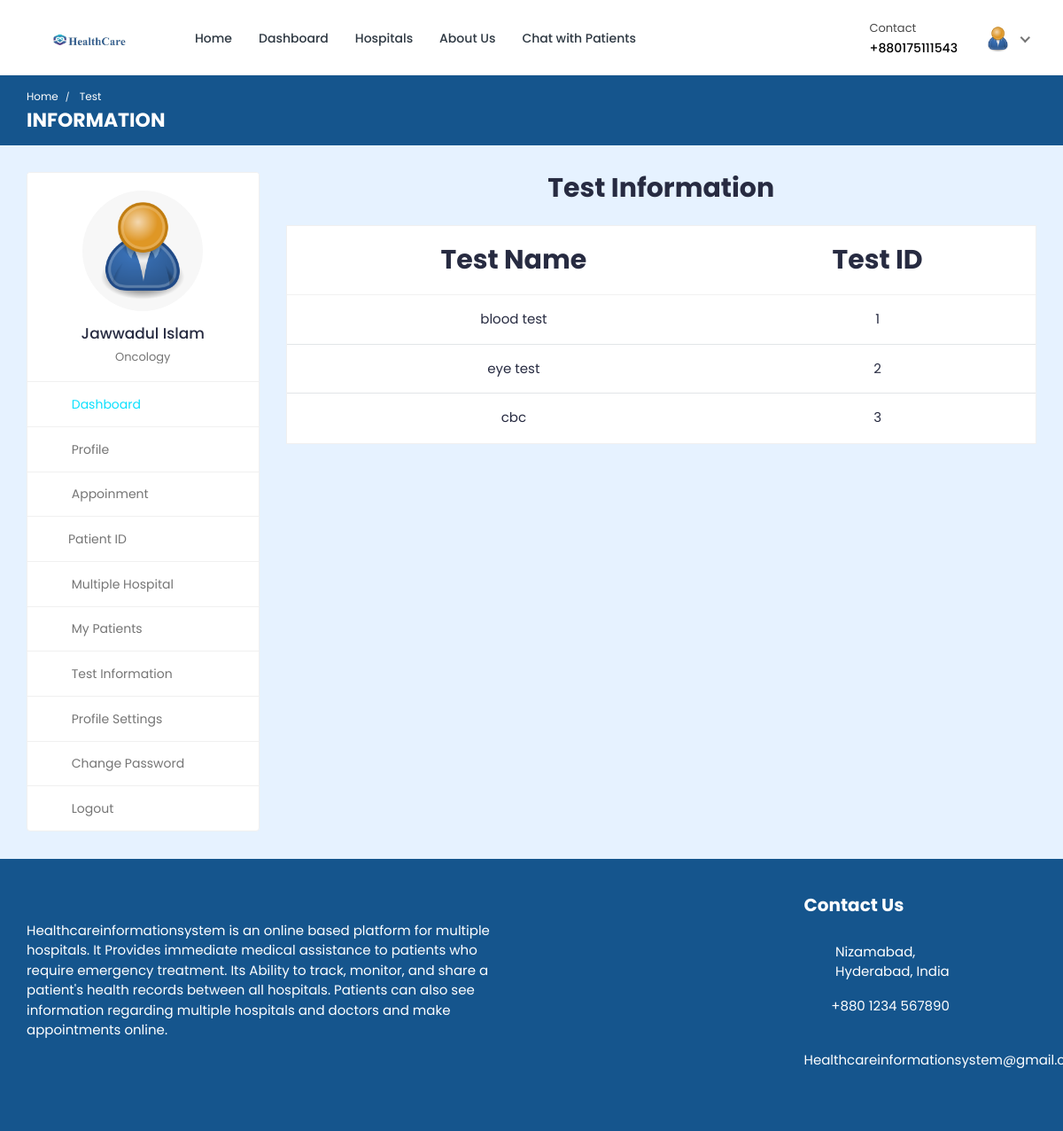
The page /doctor/doctor-test-list/ (signed in) on the database its author committed.
### doctor/models.py (models this page shows, shortened)
class Doctor_Information(models.Model):
    DOCTOR_TYPE = (
        ('Cardiologists', 'Cardiologists'),
        ('Neurologists', 'Neurologists'),
        ('Pediatricians', 'Pediatricians'),
        ('Physiatrists', 'Physiatrists'),
        ('Dermatologists', 'Dermatologists'),
    )
    doctor_id = models.AutoField(primary_key=True)
    user = models.OneToOneField(User, on_delete=models.CASCADE, null=True, blank=True, related_name='profile')
    name = models.CharField(max_length=200, null=True, blank=True)
    username = models.CharField(max_length=200, null=True, blank=True)
    gender = models.CharField(max_length=200, null=True, blank=True)
    description = models.TextField(max_length=1000, null=True, blank=True)
    department = models.CharField(max_length=200, choices=DOCTOR_TYPE, null=True, blank=True)
    department_name = models.ForeignKey(hospital_department, on_delete=models.SET_NULL, null=True, blank=True)
    specialization = models.ForeignKey(specialization, on_delete=models.SET_NULL, null=True, blank=True)
    featured_image = models.ImageField(upload_to='doctors/', default='doctors/user-default.png', null=True, blank=True)
    certificate_image = models.ImageField(upload_to='doctors_certificate/', default='doctors_certificate/default.png', null=True, blank=True)
    email = models.EmailField(max_length=200, null=True, blank=True)
    phone_number = models.CharField(max_length=200, null=True, blank=True)
    nid = models.CharField(max_length=200, null=True, blank=True)
    visiting_hour = models.CharField(max_length=200, null=True, blank=True)
    consultation_fee = models.IntegerField(null=True, blank=True)
    report_fee = models.IntegerField(null=True, blank=True)
    dob = models.CharField(max_length=200, null=True, blank=True)
    institute = models.CharField(max_length=200, null=True, blank=True)
    degree = models.CharField(max_length=200, null=True, blank=True)
    completion_year = models.CharField(max_length=200, null=True, blank=True)
    work_place = models.CharField(max_length=200, null=True, blank=True)
    designation = models.CharField(max_length=200, null=True, blank=True)
    start_year = models.CharField(max_length=200, null=True, blank=True)
    end_year = models.CharField(max_length=200, null=True, blank=True)
    register_status =  models.CharField(max_length=200, null=True, blank=True)
    hospital_name = models.ForeignKey(Hospital_Information, on_delete=models.SET_NULL, null=True, blank=True)

### hospital_admin/models.py (models this page shows, shortened)
class specialization(models.Model):
    specialization_id = models.AutoField(primary_key=True)
    specialization_name = models.CharField(max_length=200, null=True, blank=True)
    hospital = models.ForeignKey(Hospital_Information, on_delete=models.CASCADE, null=True, blank=True)

class Test_Information(models.Model):
    test_id = models.AutoField(primary_key=True)
    test_name = models.CharField(max_length=200, null=True, blank=True)
    test_price = models.CharField(max_length=200, null=True, blank=True)

### doctor/views.py (the view)
# urls.py: path('doctor-test-list/', views.doctor_test_list, name='doctor-test-list'),
@csrf_exempt
@login_required(login_url="login")
def doctor_test_list(request):
    if request.user.is_authenticated and request.user.is_doctor:
        doctor = Doctor_Information.objects.get(user=request.user)
        tests = Test_Information.objects.all
        context = {'doctor': doctor, 'tests': tests}
        return render(request, 'doctor-test-list.html', context)
    elif request.user.is_authenticated and request.user.is_patient:
        patient = Patient.objects.get(user=request.user)
        tests = Test_Information.objects.all
        context = {'patient': patient, 'tests': tests}
        return render(request, 'doctor-test-list.html', context)
    else:
        logout(request)
        messages.info(request, 'Not Authorized')
        return render(request, 'doctor-login.html')

### templates/doctor-test-list.html (shortened to what this page needs)
{% load static %}
<!DOCTYPE html>
<html lang="en">
  <head>
    <link
      rel="stylesheet"
      href="{% static 'HealthStack-System/css/Normal/bootstrap.min.css' %}"
    />
    <link
      rel="stylesheet"
      href="{% static 'HealthStack-System/plugins/Normal/fontawesome/css/fontawesome.min.css' %}"
    />
    <link
      rel="stylesheet"
      href="{% static 'HealthStack-System/plugins/Normal/fontawesome/css/all.min.css' %}"
    />
    <link
      rel="stylesheet"
      href="{% static 'HealthStack-System/css/Normal/style.css' %}"
    />
  </head>
  <body>
  {% if user.is_authenticated %}
    <div class="main-wrapper">
      <header class="header">
				{% if user.is_authenticated and user.is_doctor %}
				{% include 'doctor-navbar.html' %}
				{% endif %}
      </header>
      <div class="breadcrumb-bar">
        <div class="container-fluid">
          <div class="row align-items-center">
            <div class="col-md-12 col-12">
              <nav aria-label="breadcrumb" class="page-breadcrumb">
                <ol class="breadcrumb">
									{% if user.is_authenticated and user.is_doctor %}
									<li class="breadcrumb-item"><a href="{% url 'doctor-dashboard' %}">Home</a></li>
									{% endif %}
                  <li class="breadcrumb-item active" aria-current="page">
                    Test
                  </li>
                </ol>
              </nav>
              <h2 class="breadcrumb-title">INFORMATION</h2>
            </div>
          </div>
        </div>
      </div>
      <div class="content">
        <div class="container-fluid">
          <div class="row">
            <div class="col-md-5 col-lg-4 col-xl-3 theiaStickySidebar">
              <div>
								{% if user.is_authenticated and user.is_doctor %}
								{% include 'doctor-sidebar.html' %}
								{% endif %}
              </div>
            </div>
            <div class="col-md-7 col-lg-8 col-xl-9">
              <div class="row">
                <div class="col-md-12">
                  <h2 class="mb-4 text-center"><b>Test Information</b></h2>
                  <div class="appointment-tab">
                      <div class="tab-pane" id="today-appointments">
                        <div class="card card-table mb-0">
                          <div class="card-body">
                            <div class="table-responsive">
                              <table
                                class="table table-hover table-center mb-0 text-center"
                              >
                                <thead style="font-size: 30px;">
                                  <tr>
                                    <th>Test Name</th>
                                    <th>Test ID</th>
                                  </tr>
                                </thead>
                                <tbody>
                                  {% for t in tests %}
                                  <tr>
                                    <td> {{t.test_name}}</td>
                                    <td>{{t.test_id}}</td>
                                  </tr>
                                  {% endfor %}
                                </tbody>
                              </table>
                            </div>
                          </div>
                        </div>
                      </div>
                    </div>
                  </div>
                </div>
              </div>
            </div>
          </div>
        </div>
      </div>
      {% include 'footer.html' %}
  {% else %}
  <p> You are not logged in </p>
  {% endif %}
  </body>
</html>

### templates/doctor-navbar.html (shortened to what this page needs)
{% load static %}
<nav class="navbar navbar-expand-lg header-nav">
  <div class="navbar-header">
    <a href="{% url 'hospital_home'%}" class="navbar-brand logo">
      <img
        src="{% static 'HealthStack-System/images/Normal/logo.jpg' %}"
        class="img-fluid"
        alt="Logo"
      />
    </a>
  </div>
  <div class="main-menu-wrapper">
    <ul class="main-nav">
      <li>
        <a href="{% url 'hospital_home'%}">Home</a>
      </li>
      <li>
        <a href="{% url 'doctor-dashboard'%}">Dashboard</a>
      </li>
      <li><a href="{% url 'multiple-hospital' %}" style="text-decoration: none;">Hospitals</a></li>
      <li>
        <a href="{% url 'about-us'%}">About Us</a>
      </li>
      <li>
        <a href="{% url 'chat-home' pk=user.id %}">Chat with Patients</a>
      </li>
    </ul>
  </div>
  <ul class="nav header-navbar-rht">
    <li class="nav-item contact-item">
      <div class="header-contact-img">
        <i class="far fa-hospital"></i>
      </div>
      <div class="header-contact-detail">
        <p class="contact-header">Contact</p>
        <p class="contact-info-header">+88{{doctor.phone_number}}</p>
      </div>
    </li>
    <li class="nav-item dropdown has-arrow logged-item">
      <a href="#" class="dropdown-toggle nav-link" data-toggle="dropdown">
        <span class="user-img">
          <img
            class="rounded-circle"
            src="{{ doctor.featured_image.url }}"
            width="31"
            alt="Darren Elder"
          />
        </span>
      </a>
    </li>
  </ul>
</nav>

### templates/doctor-sidebar.html (shortened to what this page needs)
{% load static %}
<div class="profile-sidebar">
  <div class="widget-profile pro-widget-content">
    <div class="profile-info-widget">
      <a href="#" class="booking-doc-img">
        <img
          src="{{ doctor.featured_image.url }}"
          alt="User Image"
        />
      </a>
      <div class="profile-det-info">
        <h3>{{ doctor.name }}</h3>
        <div class="patient-details">
          <h5 class="mb-0">{{doctor.specialization.specialization_name}}</h5>
        </div>
      </div>
    </div>
  </div>
  <div class="dashboard-widget">
    <nav class="dashboard-menu sidebar">
      <ul>
        <li class="active">
          <a href="{% url 'doctor-dashboard' %}">
            <i class="fas fa-columns"></i>
            <span>Dashboard</span>
          </a>
        </li>
        <li>
        <a href="{% url 'doctor-profile' pk=doctor.doctor_id %}">
          <i class="fas fa-user"></i>
          <span>Profile</span>
        </a>
      </li>
        <li>
          <a href="{% url 'appointments'%}">
            <i class="fas fa-user-circle"></i>
            <span>Appoinment</span>
          </a>
        </li>
        <li class="nav-item has-submenu">
            <a href="#" class="nav-link"><i class="fas fa-search"></i><span>Patient ID</span></a>
        </li>
        <li>
          <a href="{% url 'multiple-hospital' %}">
            <i class="fas fa-hospital"></i>
            <span>Multiple Hospital</span>
          </a>
      </li>
        <li>
          <a href="{% url 'my-patients' %}">
            <i class="fas fa-user-injured"></i>
            <span>My Patients</span>
          </a>
        </li>
        <li>
          <a href="{% url 'doctor-test-list'%}" target="_blank">
            <i class="fas fa-hourglass-start"></i>
            <span>Test Information</span>
          </a>
        </li>
        <li>
          <a
            href="{% url 'doctor-profile-settings' %}"
          >
            <i class="fas fa-user-cog"></i>
            <span>Profile Settings</span>
          </a>
        </li>
        <li>
          <a href="{% url 'doctor-change-password' pk=user.id%}">
            <i class="fas fa-lock"></i>
            <span>Change Password</span>
          </a>
        </li>
        <li>
          <a href="{% url 'doctor-logout'%}">
            <i class="fas fa-sign-out-alt"></i>
            <span>Logout</span>
          </a>
        </li>
      </ul>
    </nav>
  </div>
</div>

### rows shown on the page
Doctor_Information: phone_number "0175111543", featured_image (picture), name "Jawwadul Islam", specialization.specialization_name "Oncology"
Test_Information: test_name "blood test", test_id "1"
Test_Information: test_name "eye test", test_id "2"
Test_Information: test_name "cbc", test_id "3"
